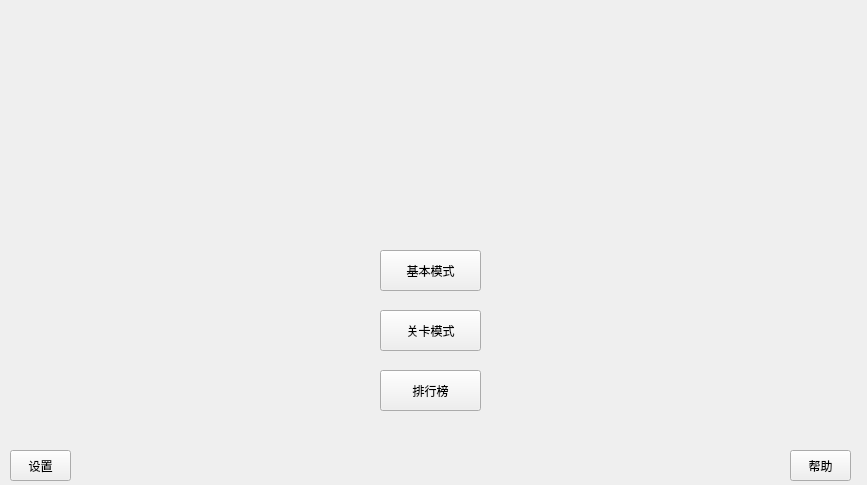
<?xml version="1.0" encoding="UTF-8"?>
<ui version="4.0">
 <class>MainWindow</class>
 <widget class="QMainWindow" name="MainWindow">
  <property name="geometry">
   <rect>
    <x>0</x>
    <y>0</y>
    <width>867</width>
    <height>485</height>
   </rect>
  </property>
  <property name="windowTitle">
   <string>连连看</string>
  </property>
  <property name="styleSheet">
   <string notr="true">border-image: url(:/resource/image/background.png);


</string>
  </property>
  <widget class="QWidget" name="centralWidget">
   <widget class="QPushButton" name="freeButton">
    <property name="geometry">
     <rect>
      <x>380</x>
      <y>250</y>
      <width>101</width>
      <height>41</height>
     </rect>
    </property>
    <property name="styleSheet">
     <string notr="true">border-image: url(:/resource/image/white.png);</string>
    </property>
    <property name="text">
     <string>基本模式</string>
    </property>
   </widget>
   <widget class="QPushButton" name="challengeButton">
    <property name="geometry">
     <rect>
      <x>380</x>
      <y>310</y>
      <width>101</width>
      <height>41</height>
     </rect>
    </property>
    <property name="styleSheet">
     <string notr="true">border-image: url(:/resource/image/white.png);</string>
    </property>
    <property name="text">
     <string>关卡模式</string>
    </property>
   </widget>
   <widget class="QPushButton" name="ranklistButton">
    <property name="geometry">
     <rect>
      <x>380</x>
      <y>370</y>
      <width>101</width>
      <height>41</height>
     </rect>
    </property>
    <property name="styleSheet">
     <string notr="true">border-image: url(:/resource/image/white.png);</string>
    </property>
    <property name="text">
     <string>排行榜</string>
    </property>
   </widget>
   <widget class="QPushButton" name="settingsButton">
    <property name="geometry">
     <rect>
      <x>10</x>
      <y>450</y>
      <width>61</width>
      <height>31</height>
     </rect>
    </property>
    <property name="styleSheet">
     <string notr="true">border-image: url(:/resource/image/white.png);</string>
    </property>
    <property name="text">
     <string>设置</string>
    </property>
   </widget>
   <widget class="QPushButton" name="helpButton">
    <property name="geometry">
     <rect>
      <x>790</x>
      <y>450</y>
      <width>61</width>
      <height>31</height>
     </rect>
    </property>
    <property name="styleSheet">
     <string notr="true">border-image: url(:/resource/image/white.png);</string>
    </property>
    <property name="text">
     <string>帮助</string>
    </property>
   </widget>
  </widget>
 </widget>
 <layoutdefault spacing="6" margin="11"/>
 <resources/>
 <connections/>
</ui>
